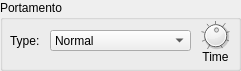
  <widget class="QGroupBox" name="groupBox_15">
   <property name="geometry">
    <rect>
     <x>260</x>
     <y>10</y>
     <width>241</width>
     <height>71</height>
    </rect>
   </property>
   <property name="title">
    <string>Portamento</string>
   </property>
   <widget class="ComboPicker" name="portamentoType">
    <property name="geometry">
     <rect>
      <x>50</x>
      <y>30</y>
      <width>141</width>
      <height>21</height>
     </rect>
    </property>
    <item>
     <property name="text">
      <string>Normal</string>
     </property>
    </item>
    <item>
     <property name="text">
      <string>Sustain-key</string>
     </property>
    </item>
   </widget>
   <widget class="QLabel" name="label_60">
    <property name="geometry">
     <rect>
      <x>10</x>
      <y>30</y>
      <width>49</width>
      <height>21</height>
     </rect>
    </property>
    <property name="text">
     <string>Type:</string>
    </property>
   </widget>
   <widget class="DialKnob" name="portamentoTime">
    <property name="geometry">
     <rect>
      <x>200</x>
      <y>20</y>
      <width>31</width>
      <height>31</height>
     </rect>
    </property>
    <property name="sizePolicy">
     <sizepolicy hsizetype="Fixed" vsizetype="Fixed">
      <horstretch>0</horstretch>
      <verstretch>0</verstretch>
     </sizepolicy>
    </property>
    <property name="minimumSize">
     <size>
      <width>0</width>
      <height>0</height>
     </size>
    </property>
    <property name="maximumSize">
     <size>
      <width>16777215</width>
      <height>16777215</height>
     </size>
    </property>
    <property name="minimum">
     <number>0</number>
    </property>
    <property name="maximum">
     <number>127</number>
    </property>
    <property name="value">
     <number>68</number>
    </property>
    <property name="notchTarget">
     <double>16.000000000000000</double>
    </property>
    <property name="notchesVisible">
     <bool>true</bool>
    </property>
   </widget>
   <widget class="QLabel" name="label_61">
    <property name="geometry">
     <rect>
      <x>190</x>
      <y>50</y>
      <width>51</width>
      <height>21</height>
     </rect>
    </property>
    <property name="frameShadow">
     <enum>QFrame::Plain</enum>
    </property>
    <property name="text">
     <string>Time</string>
    </property>
    <property name="alignment">
     <set>Qt::AlignHCenter|Qt::AlignTop</set>
    </property>
   </widget>
   <zorder>label_61</zorder>
   <zorder>portamentoType</zorder>
   <zorder>label_60</zorder>
   <zorder>portamentoTime</zorder>
  </widget>
